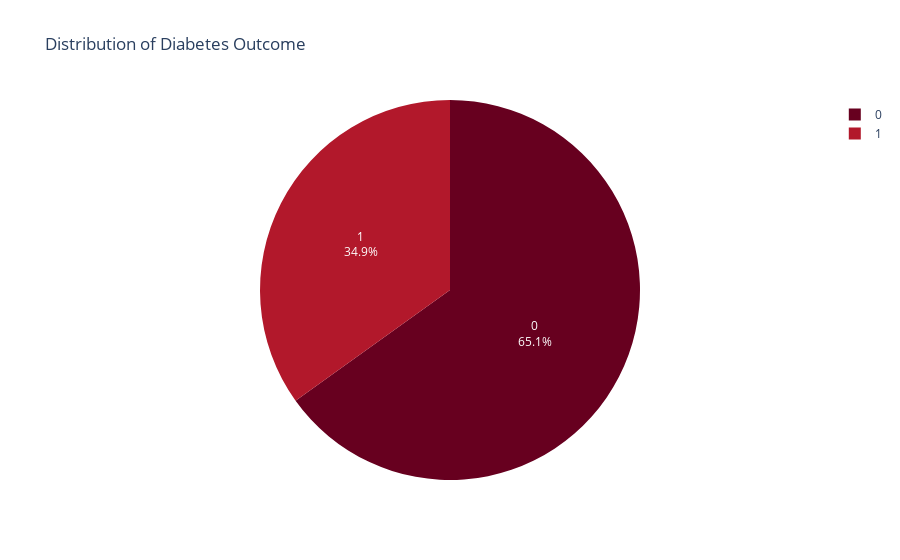

Source (notebook cell):
### Markdown cell above
#### <span style="font-family: 'Verdana';">Visualization of Univariate Analysis of Discrete Features</span>

### Code cell
fig = px.pie(data, 
             names='Outcome', 
             title='Distribution of Diabetes Outcome',
             color_discrete_sequence=px.colors.sequential.RdBu)

fig.update_traces(textinfo='percent+label')  # show % and label
fig.show()

### Figure 1 — Plotly figure (JSON) as saved in the notebook; plotly's stock layout.template omitted (floating-point values rounded to 4 significant figures; data arrays with more than 128 entries replaced by an {"elided": "..."} marker saying what was removed)
{"data": [{"domain": {"x": [0, 1], "y": [0, 1]}, "hovertemplate": "Outcome=%{label}<extra></extra>", "labels": {"elided": "768 int values"}, "legendgroup": "", "name": "", "showlegend": true, "textinfo": "percent+label", "type": "pie"}], "layout": {"legend": {"tracegroupgap": 0}, "piecolorway": ["rgb(103,0,31)", "rgb(178,24,43)", "rgb(214,96,77)", "rgb(244,165,130)", "rgb(253,219,199)", "rgb(247,247,247)", "rgb(209,229,240)", "rgb(146,197,222)", "rgb(67,147,195)", "rgb(33,102,172)", "rgb(5,48,97)"], "title": {"text": "Distribution of Diabetes Outcome"}}}
